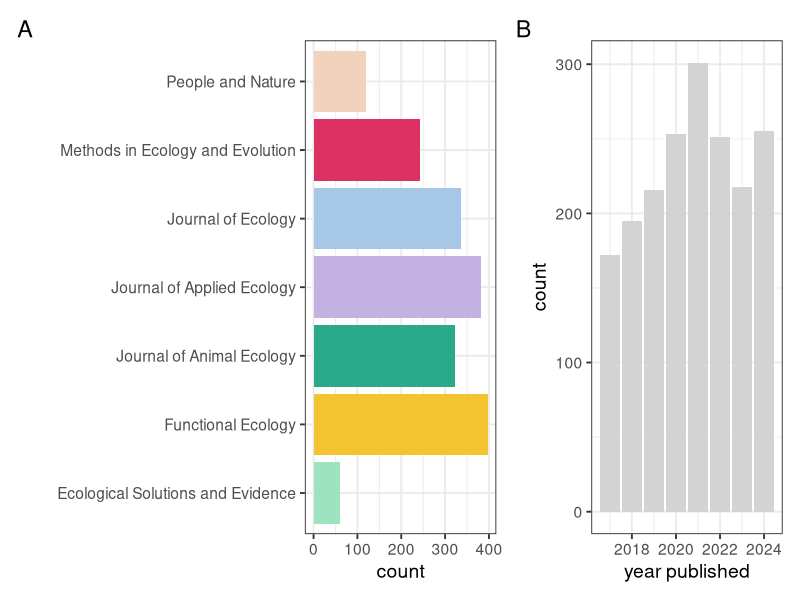
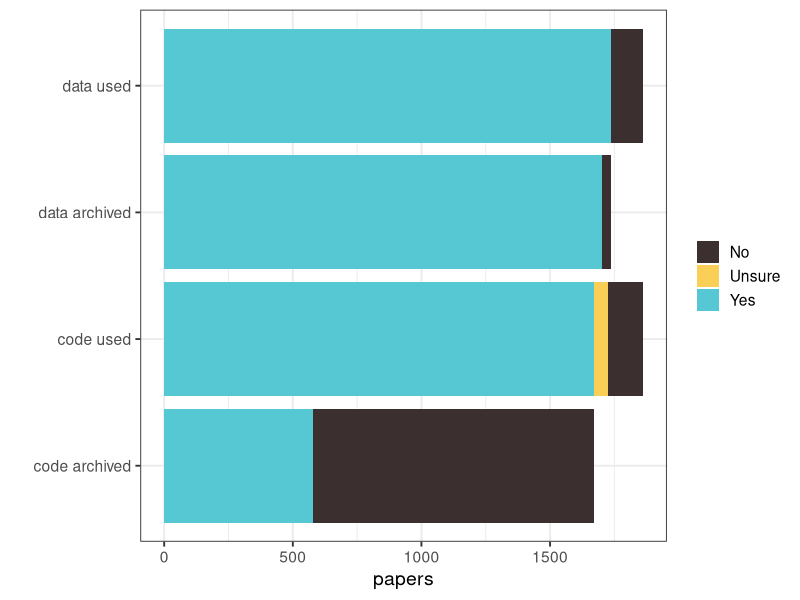
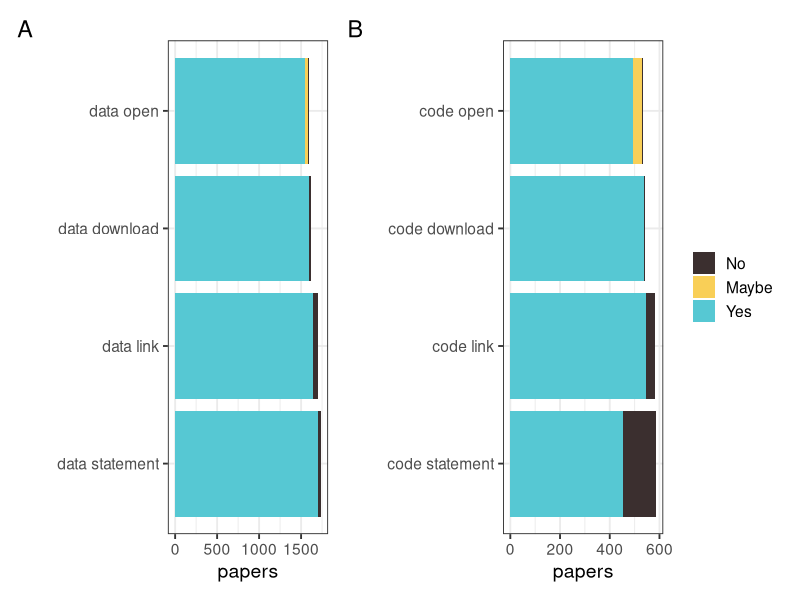
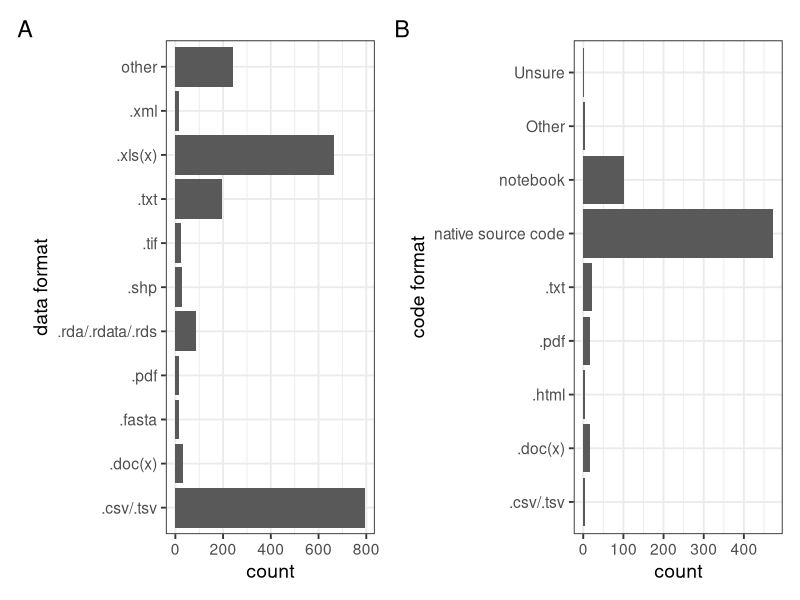
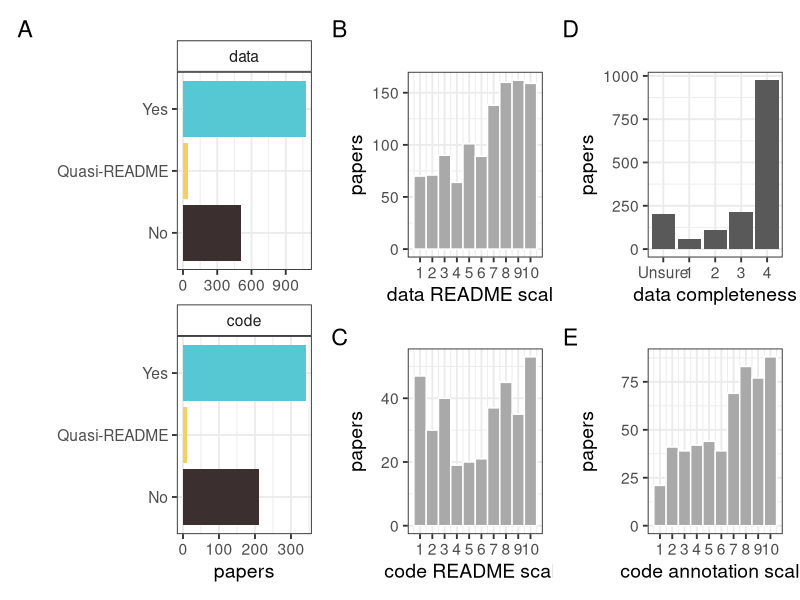
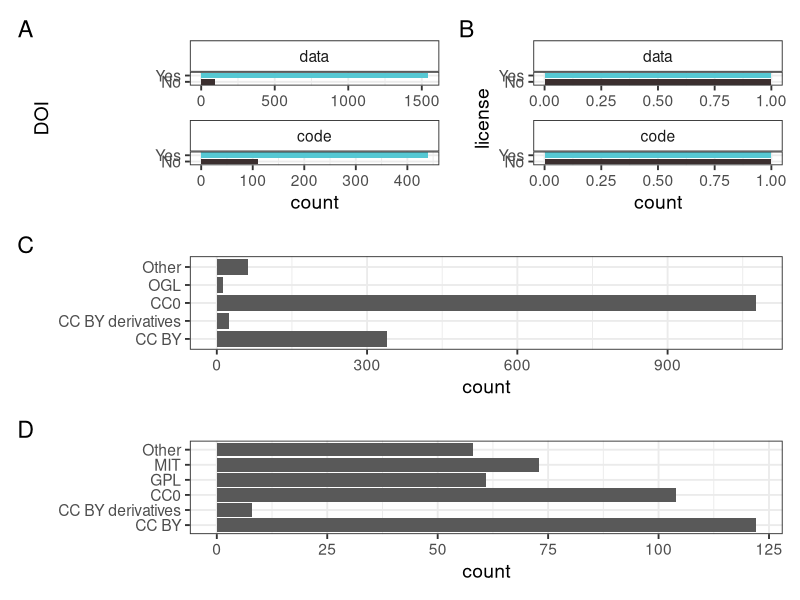
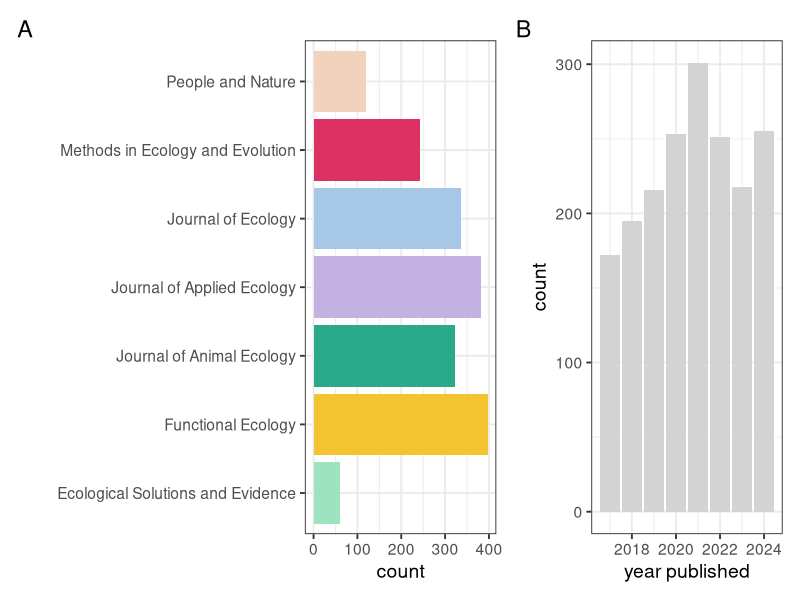

Here is the R script that generated these plots, in order:
# Making figures for the paper
# Dec 2025

# Load libraries
library(tidyverse)
library(patchwork)

# Build colour scheme for the journals
journal_cols <- c("#9FE2BF", # ESE
                  "#F4C430", # Functional Ecology
                  "#2AAA8A", # J Applied Ecology
                  "#C3B1E1", # J Animal Ecology
                  "#A7C7E7", # J Ecology
                  "#DE3163", # MEE
                  "#F2D2BD") # People and Nature

# Read in the data
papers <- read_csv("data/BES-data-code-hackathon-cleaned_2025-11-16.csv")

#------------------------------------------------------------------------------
# Summary figures
#------------------------------------------------------------------------------
# How many paper from each journal?
journal_summary <-
  papers %>%
  group_by(journal) %>%
  summarise(count = n())

journals <-
  ggplot(journal_summary, aes(x = journal, y = count, fill = journal)) +
  geom_col() +
  theme_bw(base_size = 14) +
  scale_fill_manual(values = journal_cols) +
  coord_flip() +
  theme(legend.position = "none") +
  xlab("")

# How many papers per year?
year_summary <-
  papers %>%
  group_by(year_published) %>%
  summarise(count = n())

years <-
  ggplot(year_summary, aes(x = year_published, y = count)) +
  geom_col(fill = "lightgrey") +
  theme_bw(base_size = 14) +
  xlab("year published")

# combine the two figures
journals + years + plot_annotation(tag_levels = "A")
ggsave(file = "figures/summary-journal-year.jpg", width = 8)
#--------------------------------------------------------------------------------
# 1. Does the paper use code/data, and is it archived?
# Very small numbers for data not archived is data that is embargoed
# or available on request
#--------------------------------------------------------------------------------
# Make a dataframe for plotting
data_code_by_journal <- 
  papers %>% 
  # select just required variables
  select(journal, data_used, data_availability, code_used, code_archived) %>%
  # reshape the data so that we can plot all four variables together
  pivot_longer(data_used:code_archived, names_to = "var") %>%
  # reorder the factors so the order is correct in the plot
  mutate(var = factor(var, levels = c("data_used", "data_availability", "code_used", "code_archived"))) %>%
  # change the names so they look better on the plots
  mutate(var = case_when(var == "data_used" ~ "data used",
                         var == "data_availability" ~ "data archived",
                         var == "code_used" ~ "code used",
                         var == "code_archived" ~ "code archived")) %>%
  # Recode the available on request as No since there are so few of these
  mutate(value = case_when(value == "No, but they are available on request" ~ "No",
                           TRUE ~ as.character(value))) %>%
  # Get the totals for each variable to plot grouped by journal
  group_by(journal, var, value) %>%
  summarise(papers = n()) %>%
  # Exclude NAs
  na.omit() 

# Plot
ggplot(data_code_by_journal, aes(x = var, y = papers, fill = value)) + 
  geom_bar(position = "stack", stat = "identity") + 
  coord_flip() +
  scale_fill_manual(values = c("#3b2f2f", "#f9cf57", "#56c8d3")) +
  theme_bw(base_size = 14) +
  # Remove legend title
  theme(legend.title = element_blank()) +
  xlab("")

#--------------------------------------------------------------------------------
# 2. Are data/code findable and accessible?
# A. DATA
#--------------------------------------------------------------------------------
# Make a dataframe for plotting
data_FA <- 
  papers %>%
  select(journal, 
         data_availability, data_link, data_download, data_open) %>%
  # reshape the data so that we can plot all fur variables together
  pivot_longer(data_availability:data_open, names_to = "var") %>%
  # change the names
  mutate(var = case_when(var == "data_availability" ~ "data statement",
                         var == "data_link" ~ "data link",
                         var == "data_download" ~ "data download",
                         var == "data_open" ~ "data open")) %>%
  # reorder the factors so the order is correct in the plot
  mutate(var = factor(var, levels = c("data statement", "data link", 
                                      "data download", "data open"))) %>%
  # Recode the available on request and embargoed data as No since there are so few of these
  # And shorten the other options to Maybe
  mutate(value = case_when(value == "No, but they are available on request" ~ "No",
                           value == "No, because the data are embargoed" ~ "No",
                           value == "Needs specific software or too large" ~ "Maybe",
                           value == "Yes, but not all files" ~ "Yes",
                           value == "Yes, but not all data" ~ "Yes",
                           TRUE ~ as.character(value))) %>%
  mutate(value = factor(value, levels = c("No", "Maybe", "Yes"))) %>%
  # Get the totals for each variable to plot
  group_by(journal, var, value) %>%
  summarise(papers = n()) %>%
  # Exclude NAs
  na.omit() 

dataFAplot <-
  ggplot(data_FA, aes(x = var, y = papers, fill = value)) + 
  geom_bar(position = "stack", stat = "identity") +
  coord_flip() +
  scale_fill_manual(values = c("#3b2f2f", "#f9cf57", "#56c8d3")) +
  theme_bw(base_size = 14) +
  # Remove legend
  theme(legend.position = "none") +
  xlab("") 

#--------------------------------------------------------------------------------
# 2. Are data/code findable and accessible?
# B. CODE
#--------------------------------------------------------------------------------
code_FA <- 
  papers %>%
  select(journal, 
         code_archived, code_availability, code_link, code_download, code_open) %>%
  # reshape the data so that we can plot all fur variables together
  pivot_longer(code_availability:code_open, names_to = "var") %>%
  # change the names
  mutate(var = case_when(var == "code_availability" ~ "code statement",
                         var == "code_link" ~ "code link",
                         var == "code_download" ~ "code download",
                         var == "code_open" ~ "code open")) %>%
  # reorder the factors so the order is correct in the plot
  mutate(var = factor(var, levels = c("code statement", 
                                      "code link", "code download", "code open"))) %>%
  # Recode the available on request and embargoed data as No since there are so few of these
  # And shorten the other options to Maybe
  mutate(value = case_when(value == "No, but they are available on request" ~ "No",
                           value == "No, because the data are embargoed" ~ "No",
                           value == "Maybe if I had the right software" ~ "Maybe",
                           value == "Yes, but not all files" ~ "Yes",
                           TRUE ~ as.character(value))) %>%
  mutate(value = factor(value, levels = c("No", "Maybe", "Yes"))) %>%
  # Get the totals for each variable to plot
  group_by(journal, var, value) %>%
  summarise(papers = n()) %>%
  # Exclude NAs
  na.omit() 

# Plot
codeFAplot <-
  ggplot(code_FA, aes(x = var, y = papers, fill = value)) + 
  geom_bar(position = "stack", stat = "identity") +
  coord_flip() +
  scale_fill_manual(values = c("#3b2f2f", "#f9cf57", "#56c8d3")) +
  theme_bw(base_size = 14) +
  # Remove legend title
  theme(legend.title = element_blank()) +
  xlab("")

# Combine the two
dataFAplot + codeFAplot + plot_annotation(tag_levels = 'A')

#--------------------------------------------------------------------------------
# 3. Are data/code interoperable?
# A. What format are they saved in? 
#--------------------------------------------------------------------------------  
# Data format
# First work out how many entries are not in the top ten 
# these should be added to the plot as "other"
topten <-
  papers %>% 
  filter(data_used == "Yes") %>% 
  select(data_format) %>%
  separate_longer_delim(cols = data_format, delim = ";") %>%
  na.omit() %>%
  group_by(data_format) %>%
  summarise(count = n()) %>% 
  arrange(-count) %>% 
  slice(1:10) %>%
  summarise(sum(count))

total <-
  papers %>% 
  filter(data_used == "Yes") %>% 
  select(data_format) %>%
  separate_longer_delim(cols = data_format, delim = ";") %>%
  na.omit() %>%
  group_by(data_format) %>%
  summarise(count = n()) %>% 
  arrange(-count) %>% 
  summarise(sum(count))

# How many are "other"
other_count <- as.numeric(total-topten)

# Create summary dataset for data format
# Select just the top 10 or it gets very large
summary_data_format <- 
  papers %>% 
  filter(data_used == "Yes") %>% 
  select(data_format) %>%
  separate_longer_delim(cols = data_format, delim = ";") %>%
  na.omit() %>%
  # Combine RDS and Rdata
  mutate(data_format = case_when(data_format == ".RDS" | data_format == ".Rdata" 
                                 ~ ".rda/.rdata/.rds",
                                 TRUE ~ as.character(data_format))) %>%
  group_by(data_format) %>%
  summarise(count = n()) %>% 
  # arrange in reverse order
  arrange(-count) %>%
  # select just top ten
  slice(1:10) %>%
  # add "other" option
  rbind(data.frame(data_format = "other", count = other_count))

# Plot
data_format_plot <-
  ggplot(summary_data_format, aes(x = data_format, y = count)) + 
  geom_col() +
  theme_bw(base_size = 14) +
  coord_flip() +
  # Remove legend title
  theme(legend.title = element_blank()) +
  xlab("data format")
#--------------------------------------------------------------------------------
# Code format
# Create summary dataset for code format
summary_code_format <- 
  papers %>% 
  filter(code_used == "Yes") %>% 
  select(code_format) %>%
  separate_longer_delim(cols = code_format, delim = ";") %>%
  na.omit() %>%
  group_by(code_format) %>%
  summarise(count = n()) %>% 
  arrange(-count)

# Plot
code_format_plot <-
  ggplot(summary_code_format, aes(x = code_format, y = count)) + 
  geom_col() +
  theme_bw(base_size = 14) +
  coord_flip() +
  # Remove legend title
  theme(legend.title = element_blank()) +
  xlab("code format")

#---------------------------------------------
# Combine two plots for data and code into one
(data_format_plot + code_format_plot) + plot_annotation(tag_levels = "A")

#-------------------------------------------------------------------------------
# 3. Are data/code interoperable? 
# B. What programming language is code written in?
# Create summary dataset for code language
#-------------------------------------------------------------------------------
summary_code_language <- 
  papers %>% 
  filter(code_used == "Yes") %>% 
  select(code_language) %>%
  separate_longer_delim(cols = code_language, delim = ";") %>%
  na.omit() %>%
  group_by(code_language) %>%
  summarise(count = n()) %>% 
  arrange(-count)

# Plot
code_language_plot <-
  ggplot(summary_code_language, aes(x = code_language, y = count)) + 
  geom_col() +
  coord_flip() +
  theme_bw(base_size = 14) +
  # Remove legend title
  theme(legend.title = element_blank()) +
  xlab("code language")

#--------------------------------------------------------------------------------
# 4. Where are data/code archived?
#-------------------------------------------------------------------------------
# Create summary dataset for data archive
summary_data_archive <- 
  papers %>% 
  filter(data_used == "Yes") %>% 
  select(data_archive) %>%
  separate_longer_delim(cols = data_archive, delim = ";") %>%
  na.omit() %>%
  group_by(data_archive) %>%
  summarise(count = n()) %>% 
  arrange(-count) %>%
  # Add a column to id this as for data
  mutate(type = rep("data", n()))  %>%
  # rename column so the two datasets match
  rename(archive = data_archive)

# Create summary dataset for code archive
summary_code_archive <- 
  papers %>% 
  filter(code_used == "Yes") %>% 
  select(code_archive) %>%
  separate_longer_delim(cols = code_archive, delim = ";") %>%
  na.omit() %>%
  group_by(code_archive) %>%
  summarise(count = n()) %>% 
  arrange(-count) %>%
  # Add a column to id this as for code
  mutate(type = rep("code", n())) %>%
  # rename column so the two datasets match
  rename(archive = code_archive)

# Stick the two summary datasets together
summary_all_archive <-
  rbind(summary_data_archive, summary_code_archive) %>%
  # change levels so plot is in correct order (data first)
  mutate(type = factor(type, levels = c("data", "code")))

# Get totals
summary_all_archive %>% group_by(type) %>% summarise(sum(count))

# Plot
archive_plot <-
  ggplot(summary_all_archive, aes(x = archive, y = count)) + 
  geom_col() +
  coord_flip() +
  theme_bw(base_size = 14) +
  # Remove legend title
  theme(legend.title = element_blank()) +
  xlab("") +
  facet_wrap(~type, scales = "free_x") +
  theme(strip.background = element_rect(fill = "white"))

#--------------------------------------------------------------------------------
# 5. Are data/code reusable?
# README + completeness + annotation
#-------------------------------------------------------------------------------
# A. README
#-----------------
# Make a dataframes for plotting
# data
data_readme <- 
  papers %>%
  filter(data_availability == "Yes") %>% 
  select(data_README) %>%
  filter(data_README != "Unsure") %>%
  group_by(data_README) %>%
  summarise(papers = n()) %>%
  # Exclude NAs
  na.omit() %>%
  # Add a column to id this as for data
  mutate(type = rep("data", n())) %>%
  # rename column so the two datasets match
  rename(README = data_README)

# code
code_readme <- 
  papers %>%
  filter(code_archived == "Yes") %>% 
  select(code_README) %>%
  group_by(code_README) %>%
  summarise(papers = n()) %>%
  # Exclude NAs
  na.omit() %>%
  # Add a column to id this as for code
  mutate(type = rep("code", n())) %>%
  # rename column so the two datasets match
  rename(README = code_README)

# combine the two
all_readme <-
  rbind(code_readme, data_readme) %>%
  # change levels so plot is in correct order (data first)
  mutate(type = factor(type, levels = c("data", "code")))

# Get totals
all_readme %>% group_by(type) %>% summarise(sum(papers))

# Plot
readme_plot <-
  ggplot(all_readme, aes(x = README, y = papers, fill = README)) + 
  geom_col() +
  coord_flip() +
  theme_bw(base_size = 14) +
  # Remove legend title
  theme(legend.title = element_blank()) +
  xlab("") +
  facet_wrap(~type, scales = "free_x", ncol = 1) +
  theme(strip.background = element_rect(fill = "white")) +
  scale_fill_manual(values = c("#3b2f2f", "#f9cf57", "#56c8d3")) +
  # Remove legend
  theme(legend.position = "none")

#-----------------
# B. README scales
#-----------------
# data plot
scale_data_plot <- 
  ggplot(papers, aes(x = data_README_scale)) +
  geom_histogram(bins = 10, colour = "white", fill = "darkgrey") +
  theme_bw(base_size = 14) +
  xlab("data README scale") +
  scale_x_continuous(breaks = c(1:10)) +
  ylab("papers")

# code plot
scale_code_plot <- 
  ggplot(papers, aes(x = code_README_scale)) +
  geom_histogram(bins = 10, colour = "white", fill = "darkgrey") +
  theme_bw(base_size = 14) +
  xlab("code README scale") +
  scale_x_continuous(breaks = c(1:10)) +
  ylab("papers")

#---------------------
# C. Data completeness
#---------------------
# Make dataframe for plot
data_complete <- 
  papers %>%
  filter(data_availability == "Yes") %>% 
  select(data_completeness) %>%
  group_by(data_completeness) %>%
  summarise(papers = n()) %>%
  # Fix level of factor
  mutate(data_completeness = factor(data_completeness, 
                                    levels = c("Unsure", "Low", "Fair", "High", "Complete"))) %>%
  # Exclude NAs
  na.omit() %>%
  # fix levels
  mutate()

# Plot
complete_data_plot <- 
  ggplot(data_complete, aes(x = data_completeness, y = papers)) +
  geom_col() +
  theme_bw(base_size = 14) +
  xlab("data completeness") +
  scale_x_discrete(labels = c("Unsure" = "Unsure", "Low" = "1",
                              "Fair" = "2", "High" = "3",
                              "Complete" = "4"))
#-------------------
# D. Code annotation
#-------------------
# Plot
annotate_code_plot <- 
  ggplot(papers, aes(x = code_annotation_scale)) +
  geom_histogram(bins = 10, colour = "white", fill = "darkgrey") +
  theme_bw(base_size = 14) +
  xlab("code annotation scale") +
  scale_x_continuous(breaks = c(1:10)) +
  ylab("papers")

#-----------------
# Combine plots
readme_plot + scale_data_plot/scale_code_plot + complete_data_plot/annotate_code_plot + plot_annotation(tag_levels = "A")

#-----------------
# Get median scores
papers %>% summarise(median(data_README_scale, na.rm = TRUE))
papers %>% summarise(median(code_README_scale, na.rm = TRUE))
papers %>% summarise(median(code_annotation_scale, na.rm = TRUE))

#--------------------------------------------------------------------------------
# 6. Are data/code citable?
# DOI + license + license type
#-------------------------------------------------------------------------------
# A. DOI
#-----------------
# Make a dataframes for plotting
# data
data_doi <- 
  papers %>%
  filter(data_availability == "Yes") %>% 
  select(data_doi) %>%
  group_by(data_doi) %>%
  summarise(count = n()) %>%
  # Exclude NAs
  na.omit() %>%
  # Add a column to id this as for data
  mutate(type = rep("data", n())) %>%
  # rename column so the two datasets match
  rename(doi = data_doi)

# code
code_doi <- 
  papers %>%
  filter(code_archived == "Yes") %>% 
  select(code_doi) %>%
  group_by(code_doi) %>%
  summarise(count = n()) %>%
  # Exclude NAs
  na.omit() %>%
  # Add a column to id this as for code
  mutate(type = rep("code", n())) %>%
  # rename column so the two datasets match
  rename(doi = code_doi)

# combine the two
all_doi <-
  rbind(code_doi, data_doi) %>%
  # change levels so plot is in correct order (data first)
  mutate(type = factor(type, levels = c("data", "code"))) %>%
  # exclude smaller options
  filter(doi == "Yes" | doi == "No")

# Get totals
all_doi %>% group_by(type) %>% summarise(sum(count))

# Plot
doi_plot <-
  ggplot(all_doi, aes(x = doi, y = count, fill = doi)) + 
  geom_col() +
  coord_flip() +
  theme_bw(base_size = 14) +
  # Remove legend title
  theme(legend.title = element_blank()) +
  xlab("DOI") +
  facet_wrap(~type, scales = "free_x", ncol = 1) +
  theme(strip.background = element_rect(fill = "white")) +
  scale_fill_manual(values = c("#3b2f2f", "#56c8d3")) +
  # Remove legend
  theme(legend.position = "none")

#-----------------
# B. License
#-----------------
# Make a dataframes for plotting
# data
data_license <- 
  papers %>%
  filter(data_availability == "Yes") %>% 
  select(data_license) %>%
  group_by(data_license) %>%
  summarise(count = n()) %>%
  # Exclude NAs
  na.omit() %>%
  # Add a column to id this as for data
  mutate(type = rep("data", n())) %>%
  # rename column so the two datasets match
  rename(license = data_license)

# code
code_license <- 
  papers %>%
  filter(code_archived == "Yes") %>% 
  select(code_license) %>%
  group_by(code_license) %>%
  summarise(count = n()) %>%
  # Exclude NAs
  na.omit() %>%
  # Add a column to id this as for code
  mutate(type = rep("code", n())) %>%
  # rename column so the two datasets match
  rename(license = code_license)

# combine the two
all_license <-
  rbind(code_license, data_license) %>%
  # change levels so plot is in correct order (data first)
  mutate(type = factor(type, levels = c("data", "code"))) %>%
  # exclude smaller groupings
  filter(license == "Yes" | license == "No")

# Get totals
all_license %>% group_by(type) %>% summarise(sum(count))

# Plot
license_plot <-
  ggplot(all_license, aes(x = license, fill = license)) + 
  geom_bar(position = "fill") +
  coord_flip() +
  theme_bw(base_size = 14) +
  # Remove legend title
  theme(legend.title = element_blank()) +
  xlab("license") +
  facet_wrap(~type, scales = "free_x", ncol = 1) +
  theme(strip.background = element_rect(fill = "white")) +
  scale_fill_manual(values = c("#3b2f2f", "#56c8d3")) +
  # Remove legend
  theme(legend.position = "none")

#---------------------
# C. License type
# --------------------
# data
data_license_type <-
  papers %>% 
  filter(data_used == "Yes" & data_license_type != "No") %>% 
  select(data_license_type) %>%
  na.omit() %>%
  group_by(data_license_type)  %>%
  summarise(count  = n()) %>%
  # Exclude NAs
  na.omit() 

data_ltype_plot <-
  ggplot(data_license_type, aes(x = data_license_type, y = count)) + 
  geom_col() +
  coord_flip() +
  theme_bw(base_size = 14) +
  # Remove legend title
  theme(legend.title = element_blank()) +
  xlab("")

code_license_type <-
  papers %>% 
  filter(code_archived == "Yes" & code_license_type != "Unsure") %>% 
  select(code_license_type) %>%
  na.omit() %>%
  group_by(code_license_type)  %>%
  summarise(count = n()) %>%
  # Exclude NAs
  na.omit() 

code_ltype_plot <-
  ggplot(code_license_type, aes(x = code_license_type, y = count)) + 
  geom_col() +
  coord_flip() +
  theme_bw(base_size = 14) +
  # Remove legend title
  theme(legend.title = element_blank()) +
  xlab("")

#--------------
# Combine plots
(doi_plot + license_plot) / data_ltype_plot / code_ltype_plot + plot_annotation(tag_levels = "A")

